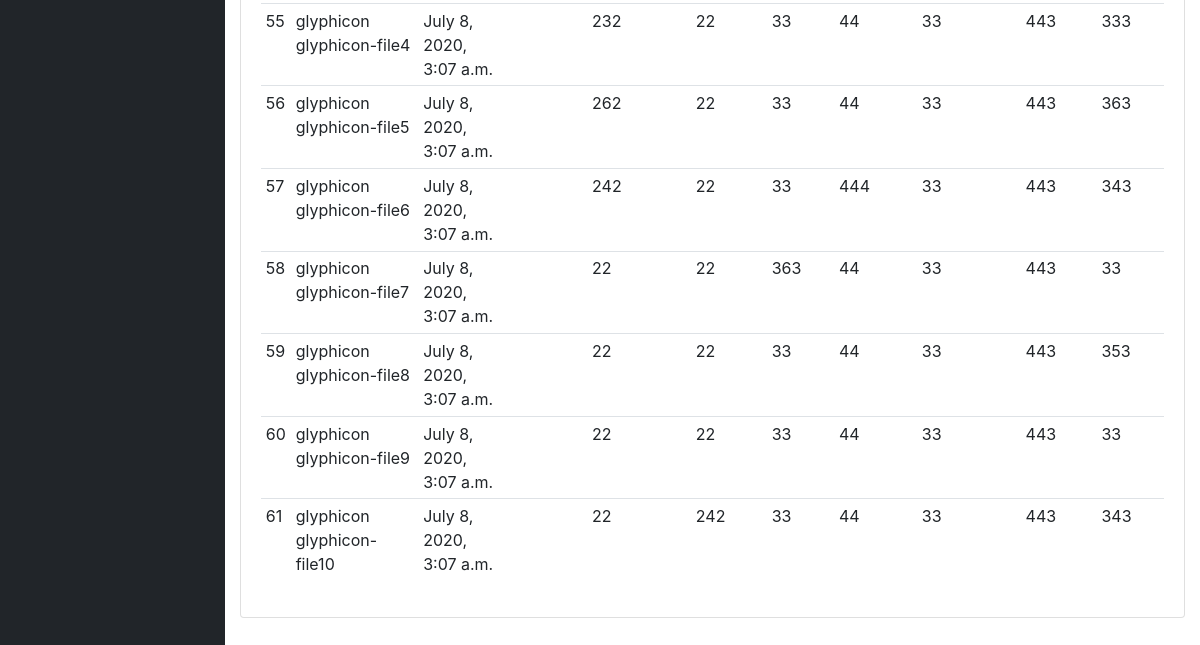
The page /upload/csv/ (signed in, lower part) on the database as committed earlier.
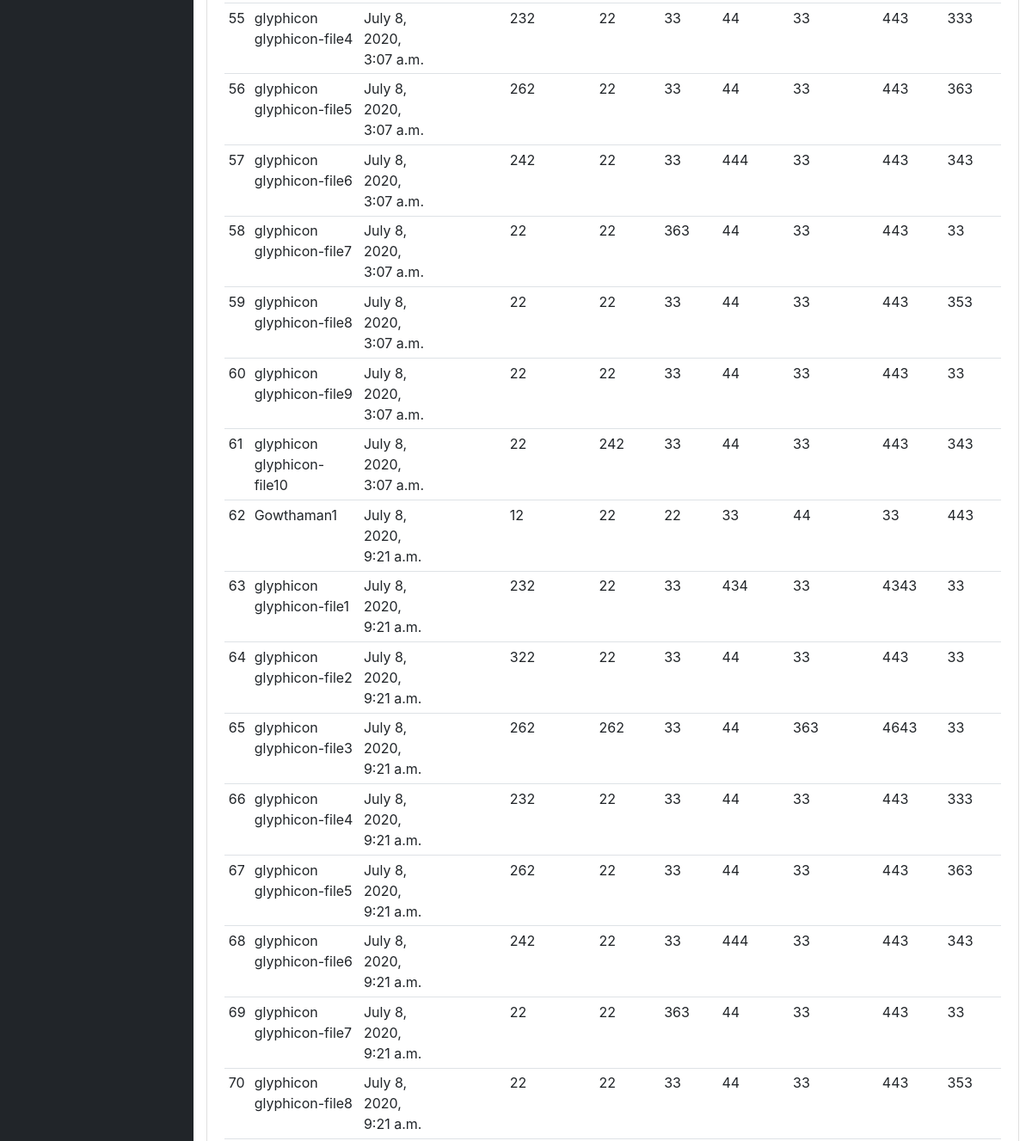
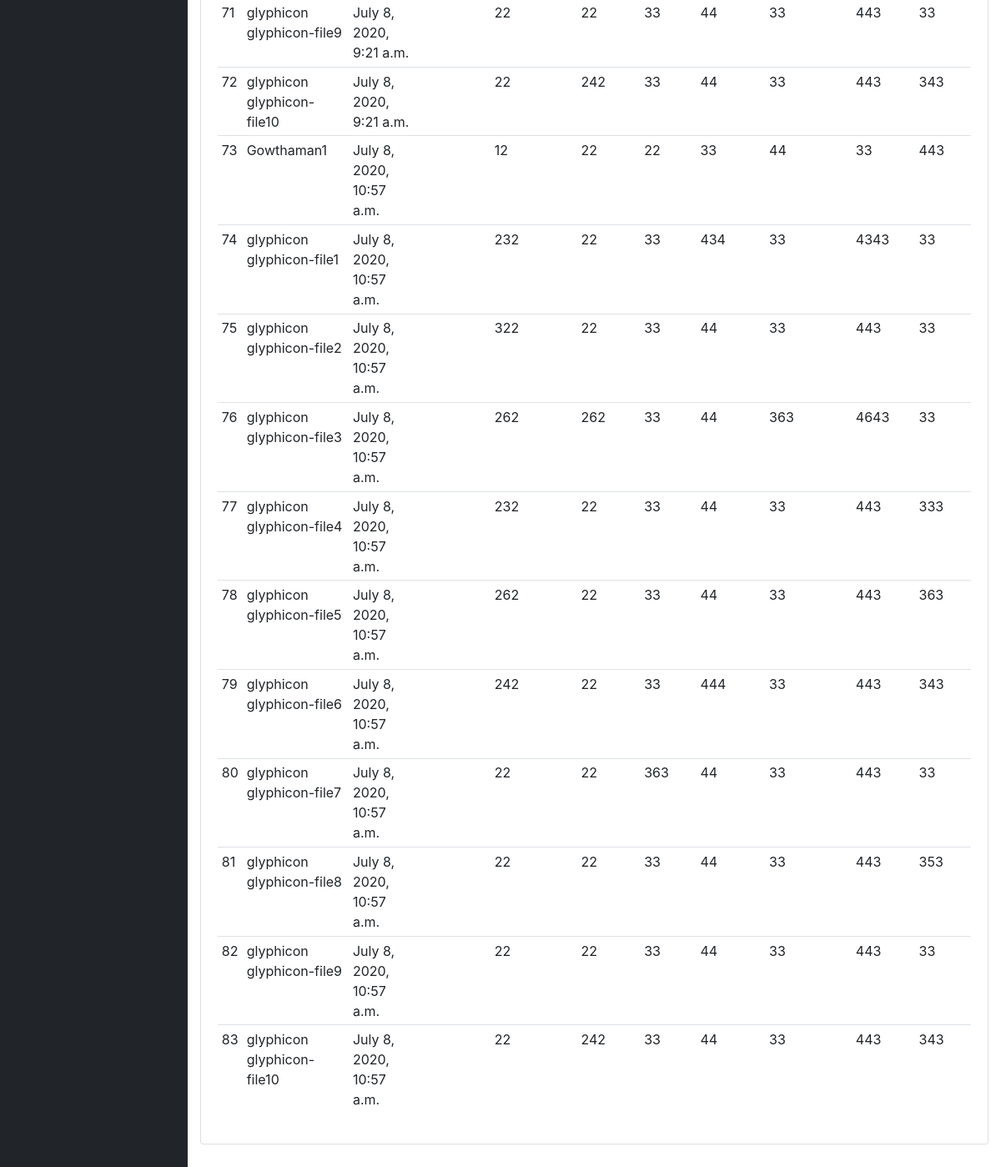
The same page on the database as committed later (2 pictures, top to bottom).
### crud/models.py (models this page shows)
class CsvUpload(models.Model):
    name = models.CharField(max_length=255, blank=True)
    end_date = models.DateTimeField()
    affectedtoday = models.CharField(max_length=255, blank=True)
    todayRecovered = models.CharField(max_length=255, blank=True)
    todayDeaths = models.CharField(max_length=255, blank=True)
    todayTests = models.CharField(max_length=255, blank=True)
    totalPositive = models.CharField(max_length=255, blank=True)
    totalRecovered = models.CharField(max_length=255, blank=True)
    totalDeaths = models.CharField(max_length=255, blank=True)
    totalTests = models.CharField(max_length=255, blank=True)

### crud/views.py (the view, shortened to what this page needs)
# urls.py: url(r'^upload/csv/$', views.upload_csv, name='upload_csv'),
@login_required
def upload_csv(request):
    if 'GET' == request.method:
        csvdata = CsvUpload.objects.all()
        context = {'csvdata': csvdata}
        return render(request, 'upload_csv.html', context)

### templates/upload_csv.html (shortened to what this page needs)
{% extends 'layout/app.html' %}
{% load static %}
{% block body %}
    <div id="content-wrapper">
    <div class="container-fluid">
        <div class="card mb-3">
            <div class="card-body">
                <div class="table-responsive">
                    <table class="table table-sm" id="dataTable">
                        <tbody>
                        {% for member in csvdata %}
                            <tr>
                                <td>{{ member.id }}</td>
                                <td>{{ member.name }}</td>
                                <td>{{ member.end_date }}</td>
                                <td>{{ member.affectedToday }}</td>
                                <td>{{ member.todayRecovered }}</td>
                                <td>{{ member.todayDeaths }}</td>
                                <td>{{ member.todayTests }}</td>
                                <td>{{ member.totalPositive }}</td>
                                <td>{{ member.totalRecovered }}</td>
                                <td>{{ member.totalDeaths }}</td>
                                <td>{{ member.totalTests }}</td>
                            </tr>
                        {% endfor %}
                        </tbody>
                    </table>
                </div>
            </div>
        </div>
    </div>
{% endblock %}

### templates/layout/app.html (shortened to what this page needs)
<!DOCTYPE html>
<html lang="en">
<head>
    {% load static %}
    <link href="{% static 'vendor/fontawesome-free/css/all.min.css' %}" rel="stylesheet" type="text/css">
    <link href="{% static 'vendor/datatables/dataTables.bootstrap4.css' %}" rel="stylesheet">
    <link href="{% static 'css/sb-admin.css' %}" rel="stylesheet">
</head>
<body id="page-top">
<div id="wrapper">
    {% include "elements/sidebar.html" %}
    {% block body %}{% endblock %}
</div>
</body>
</html>

### templates/elements/sidebar.html (shortened to what this page needs)
<ul class="sidebar navbar-nav">
</ul>

Rows that differ between the two databases and show on the page:
added CsvUpload: id "62", name "Gowthaman1", end_date "July 8, 2020, 9:21 a.m.", todayRecovered "12", todayDeaths "22", todayTests "22", totalPositive "33", totalRecovered "44", totalDeaths "33", totalTests "443"
added CsvUpload: id "63", name "glyphicon glyphicon-file1", end_date "July 8, 2020, 9:21 a.m.", todayRecovered "232", todayDeaths "22", todayTests "33", totalPositive "434", totalRecovered "33", totalDeaths "4343", totalTests "33"
added CsvUpload: id "64", name "glyphicon glyphicon-file2", end_date "July 8, 2020, 9:21 a.m.", todayRecovered "322", todayDeaths "22", todayTests "33", totalPositive "44", totalRecovered "33", totalDeaths "443", totalTests "33"
added CsvUpload: id "65", name "glyphicon glyphicon-file3", end_date "July 8, 2020, 9:21 a.m.", todayRecovered "262", todayDeaths "262", todayTests "33", totalPositive "44", totalRecovered "363", totalDeaths "4643", totalTests "33"
added CsvUpload: id "66", name "glyphicon glyphicon-file4", end_date "July 8, 2020, 9:21 a.m.", todayRecovered "232", todayDeaths "22", todayTests "33", totalPositive "44", totalRecovered "33", totalDeaths "443", totalTests "333"
added CsvUpload: id "67", name "glyphicon glyphicon-file5", end_date "July 8, 2020, 9:21 a.m.", todayRecovered "262", todayDeaths "22", todayTests "33", totalPositive "44", totalRecovered "33", totalDeaths "443", totalTests "363"
added CsvUpload: id "68", name "glyphicon glyphicon-file6", end_date "July 8, 2020, 9:21 a.m.", todayRecovered "242", todayDeaths "22", todayTests "33", totalPositive "444", totalRecovered "33", totalDeaths "443", totalTests "343"
added CsvUpload: id "69", name "glyphicon glyphicon-file7", end_date "July 8, 2020, 9:21 a.m.", todayRecovered "22", todayDeaths "22", todayTests "363", totalPositive "44", totalRecovered "33", totalDeaths "443", totalTests "33"
added CsvUpload: id "70", name "glyphicon glyphicon-file8", end_date "July 8, 2020, 9:21 a.m.", todayRecovered "22", todayDeaths "22", todayTests "33", totalPositive "44", totalRecovered "33", totalDeaths "443", totalTests "353"
added CsvUpload: id "71", name "glyphicon glyphicon-file9", end_date "July 8, 2020, 9:21 a.m.", todayRecovered "22", todayDeaths "22", todayTests "33", totalPositive "44", totalRecovered "33", totalDeaths "443", totalTests "33"
added CsvUpload: id "72", name "glyphicon glyphicon-file10", end_date "July 8, 2020, 9:21 a.m.", todayRecovered "22", todayDeaths "242", todayTests "33", totalPositive "44", totalRecovered "33", totalDeaths "443", totalTests "343"
added CsvUpload: id "73", name "Gowthaman1", end_date "July 8, 2020, 10:57 a.m.", todayRecovered "12", todayDeaths "22", todayTests "22", totalPositive "33", totalRecovered "44", totalDeaths "33", totalTests "443"
added CsvUpload: id "74", name "glyphicon glyphicon-file1", end_date "July 8, 2020, 10:57 a.m.", todayRecovered "232", todayDeaths "22", todayTests "33", totalPositive "434", totalRecovered "33", totalDeaths "4343", totalTests "33"
added CsvUpload: id "75", name "glyphicon glyphicon-file2", end_date "July 8, 2020, 10:57 a.m.", todayRecovered "322", todayDeaths "22", todayTests "33", totalPositive "44", totalRecovered "33", totalDeaths "443", totalTests "33"
added CsvUpload: id "76", name "glyphicon glyphicon-file3", end_date "July 8, 2020, 10:57 a.m.", todayRecovered "262", todayDeaths "262", todayTests "33", totalPositive "44", totalRecovered "363", totalDeaths "4643", totalTests "33"
added CsvUpload: id "77", name "glyphicon glyphicon-file4", end_date "July 8, 2020, 10:57 a.m.", todayRecovered "232", todayDeaths "22", todayTests "33", totalPositive "44", totalRecovered "33", totalDeaths "443", totalTests "333"
added CsvUpload: id "78", name "glyphicon glyphicon-file5", end_date "July 8, 2020, 10:57 a.m.", todayRecovered "262", todayDeaths "22", todayTests "33", totalPositive "44", totalRecovered "33", totalDeaths "443", totalTests "363"
added CsvUpload: id "79", name "glyphicon glyphicon-file6", end_date "July 8, 2020, 10:57 a.m.", todayRecovered "242", todayDeaths "22", todayTests "33", totalPositive "444", totalRecovered "33", totalDeaths "443", totalTests "343"
added CsvUpload: id "80", name "glyphicon glyphicon-file7", end_date "July 8, 2020, 10:57 a.m.", todayRecovered "22", todayDeaths "22", todayTests "363", totalPositive "44", totalRecovered "33", totalDeaths "443", totalTests "33"
added CsvUpload: id "81", name "glyphicon glyphicon-file8", end_date "July 8, 2020, 10:57 a.m.", todayRecovered "22", todayDeaths "22", todayTests "33", totalPositive "44", totalRecovered "33", totalDeaths "443", totalTests "353"
added CsvUpload: id "82", name "glyphicon glyphicon-file9", end_date "July 8, 2020, 10:57 a.m.", todayRecovered "22", todayDeaths "22", todayTests "33", totalPositive "44", totalRecovered "33", totalDeaths "443", totalTests "33"
added CsvUpload: id "83", name "glyphicon glyphicon-file10", end_date "July 8, 2020, 10:57 a.m.", todayRecovered "22", todayDeaths "242", todayTests "33", totalPositive "44", totalRecovered "33", totalDeaths "443", totalTests "343"
